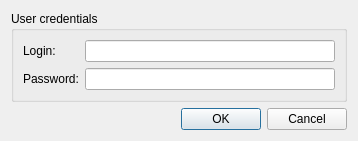
<?xml version="1.0" encoding="UTF-8"?>
<ui version="4.0">
 <class>LoginDialog</class>
 <widget class="QDialog" name="LoginDialog">
  <property name="geometry">
   <rect>
    <x>0</x>
    <y>0</y>
    <width>358</width>
    <height>126</height>
   </rect>
  </property>
  <property name="windowTitle">
   <string>Dialog</string>
  </property>
  <property name="modal">
   <bool>true</bool>
  </property>
  <layout class="QVBoxLayout" name="verticalLayout">
   <item>
    <widget class="QGroupBox" name="loginUserCredentialsGroupBox">
     <property name="title">
      <string>User credentials</string>
     </property>
     <layout class="QFormLayout" name="formLayout">
      <item row="0" column="0">
       <widget class="QLabel" name="loginLabel">
        <property name="text">
         <string>Login:</string>
        </property>
       </widget>
      </item>
      <item row="0" column="1">
       <widget class="QLineEdit" name="loginLineEdit"/>
      </item>
      <item row="1" column="0">
       <widget class="QLabel" name="passwordLabel">
        <property name="text">
         <string>Password:</string>
        </property>
       </widget>
      </item>
      <item row="1" column="1">
       <widget class="QLineEdit" name="passwordLineEdit">
        <property name="echoMode">
         <enum>QLineEdit::Password</enum>
        </property>
       </widget>
      </item>
     </layout>
    </widget>
   </item>
   <item>
    <widget class="QDialogButtonBox" name="buttonBox">
     <property name="orientation">
      <enum>Qt::Horizontal</enum>
     </property>
     <property name="standardButtons">
      <set>QDialogButtonBox::Cancel|QDialogButtonBox::Ok</set>
     </property>
    </widget>
   </item>
  </layout>
 </widget>
 <resources/>
 <connections>
  <connection>
   <sender>buttonBox</sender>
   <signal>accepted()</signal>
   <receiver>LoginDialog</receiver>
   <slot>accept()</slot>
   <hints>
    <hint type="sourcelabel">
     <x>248</x>
     <y>254</y>
    </hint>
    <hint type="destinationlabel">
     <x>157</x>
     <y>274</y>
    </hint>
   </hints>
  </connection>
  <connection>
   <sender>buttonBox</sender>
   <signal>rejected()</signal>
   <receiver>LoginDialog</receiver>
   <slot>reject()</slot>
   <hints>
    <hint type="sourcelabel">
     <x>316</x>
     <y>260</y>
    </hint>
    <hint type="destinationlabel">
     <x>286</x>
     <y>274</y>
    </hint>
   </hints>
  </connection>
 </connections>
</ui>
